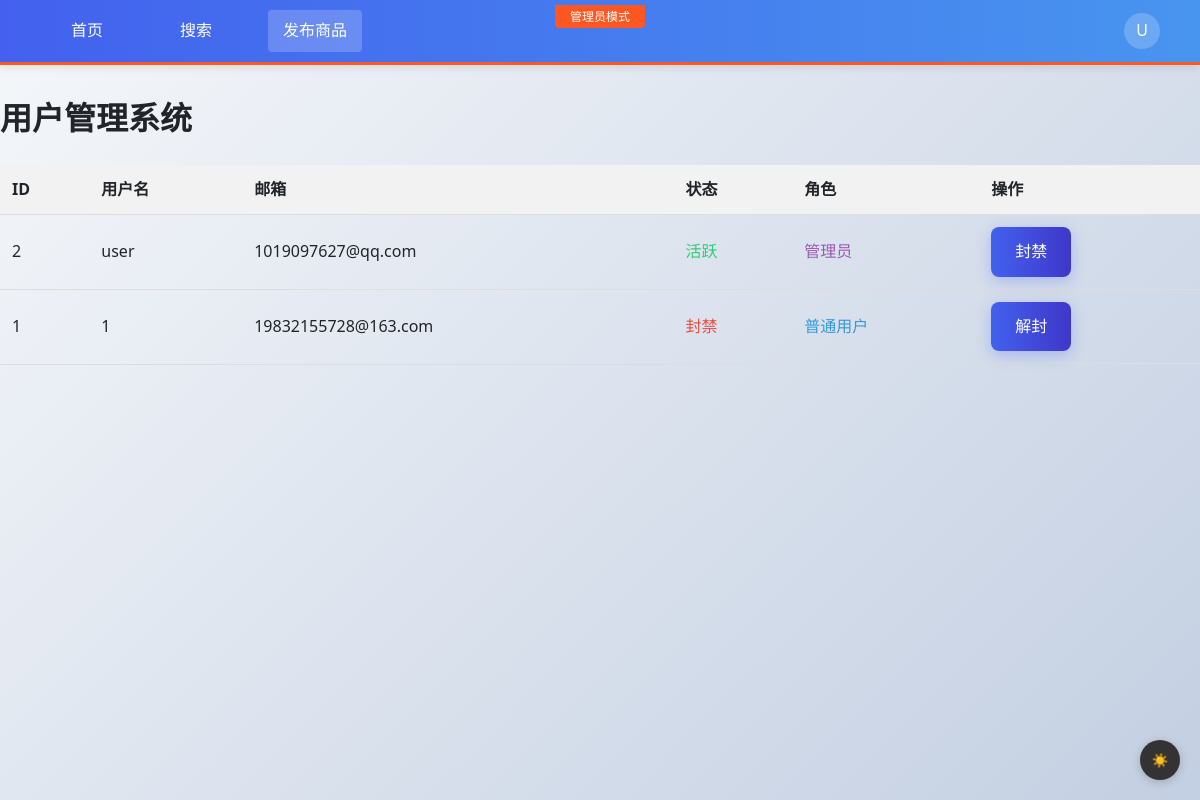
/admin/users (signed in), run on the app's committed database.
### models.py (models this page shows, shortened)
class User(UserMixin, db.Model):
    id = db.Column(db.Integer, primary_key=True)
    username = db.Column(db.String(80), unique=True, nullable=False)
    email = db.Column(db.String(120), unique=True, nullable=False)
    password_hash = db.Column(db.String(128), nullable=False)  # 存储哈希值而非明文
    email_confirmed = db.Column(db.Boolean, default=False)
    avatar = db.Column(db.String(120), nullable=True)
    is_admin = db.Column(db.Boolean, default=False)
    is_active = db.Column(db.Boolean, default=True)  # 用户状态(活跃/封禁)
    last_login = db.Column(db.DateTime)  # 最后登录时间
    @property
    def password(self):
        raise AttributeError('密码不可读')

### app.py (the view)
@app.route('/admin/users')
@login_required
def manage_users():
    if not current_user.is_admin:
        flash('无权访问此页面')
        return redirect(url_for('index'))
    users = User.query.order_by(User.id.desc()).all()
    return render_template('manage_users.html', users=users)

### app.py (called while the page is built)
@login_manager.user_loader
def load_user(user_id):  # 加载当前登录用户
    return User.query.get(int(user_id))

@app.before_request
def create_tables():  # 确保数据库表已创建
    global tables_created
    if not tables_created:
        db.create_all()
        tables_created = True

### templates/manage_users.html (shortened to what this page needs)
{% extends "base.html" %}
{% block content %}
<div class="admin-container">
    <h1>用户管理系统</h1>
    <div class="user-list">
        <table>
            <thead>
                <tr>
                    <th>ID</th>
                    <th>用户名</th>
                    <th>邮箱</th>
                    <th>状态</th>
                    <th>角色</th>
                    <th>操作</th>
                </tr>
            </thead>
            <tbody>
                {% for user in users %}
                <tr>
                    <td>{{ user.id }}</td>
                    <td>{{ user.username }}</td>
                    <td>{{ user.email }}</td>
                    <td class="status-{{ 'active' if user.is_active else 'banned' }}">
                        {{ '活跃' if user.is_active else '封禁' }}
                    </td>
                    <td class="role-{{ 'admin' if user.is_admin else 'user' }}">
                        {{ '管理员' if user.is_admin else '普通用户' }}
                    </td>
                    <td class="actions">
                        <a href="{{ url_for('toggle_user', user_id=user.id) }}"
                           class="btn-gradient {{ 'danger' if user.is_active else 'success' }}">
                            {{ '封禁' if user.is_active else '解封' }}
                        </a>
                    </td>
                </tr>
                {% endfor %}
            </tbody>
        </table>
    </div>
</div>
{% endblock %}

### templates/base.html (shortened to what this page needs)
<!DOCTYPE html>
<html lang="zh">
<head>
    <link rel="stylesheet" href="{{ url_for('static', filename='style.css') }}">
</head>
<body>
    <div class="nav-placeholder"></div>
    {% if request.path.startswith('/admin') %}
    <div class="admin-mode-indicator">管理员模式</div>
    {% endif %}
    <nav class="fixed-nav">
        <div class="nav-content">
            <div class="nav-left">
                <a href="{{ url_for('index') }}" class="nav-link">首页</a>
                <a href="{{ url_for('search') }}" class="nav-link">搜索</a>
                {% if current_user.is_authenticated %}
                    <a href="{{ url_for('new_post') }}" class="nav-button">发布商品</a>
                {% endif %}
            </div>
            <div class="nav-right">
                {% if current_user.is_authenticated %}
                    <div class="nav-avatar" onclick="window.location.href='{{ url_for('profile') }}'">
                        <div class="avatar-img">
                            {{ current_user.username[0]|upper }}
                        </div>
                    </div>
                {% endif %}
            </div>
        </div>
    </nav>
    {% block content %}{% endblock %}
    <button class="dark-mode-toggle">
        ☀️
    </button>
</body>
</html>

### static/style.css (style rules this page uses)
:root { --primary: #4361ee; --secondary: #3f37c9; --accent: #4895ef; --dark: #212529; --light: #f8f9fa; --glass: rgba(255, 255, 255, 0.15); }
body { font-family: 'Segoe UI', system-ui, sans-serif; line-height: 1.6; color: var(--dark); background: linear-gradient(135deg, #f5f7fa 0%, #c3cfe2 100%); min-height: 100vh; margin: 0; padding: 0; }
.btn-gradient { background: linear-gradient(to right, var(--primary), var(--secondary)); color: white; border: none; padding: 12px 24px; border-radius: 8px; cursor: pointer; transition: all 0.3s ease; box-shadow: 0 4px 15px rgba(67, 97, 238, 0.3); font-weight: 500; text-decoration: none; display: inline-block; }
nav { background: linear-gradient(to right, #4361ee, #4895ef); color: white; padding: 1rem 2rem; box-shadow: 0 2px 10px rgba(0, 0, 0, 0.1); display: flex; justify-content: space-between; align-items: center; }
nav a { color: white; text-decoration: none; margin: 0 1rem; transition: all 0.3s; padding: 8px 12px; border-radius: 4px; }

### templates/manage_users.html (style rules this page uses)
.admin-container { max-width: 1200px; margin: 2rem auto; }
table { width: 100%; border-collapse: collapse; }
th, td { padding: 12px; text-align: left; border-bottom: 1px solid #ddd; }
th { background-color: #f2f2f2; }
.status-active { color: #2ecc71; }
.status-banned { color: #e74c3c; }
.role-admin { color: #9b59b6; }
.role-user { color: #3498db; }
.actions { display: flex; gap: 10px; }

### data on the page
User: username "U", id "2", username "user", email "1019097627@qq.com", is_active "活跃", is_admin "管理员", is_active "封禁"
User: id "1", username "1", email "19832155728@163.com", is_active "封禁", is_admin "普通用户", is_active "解封"
